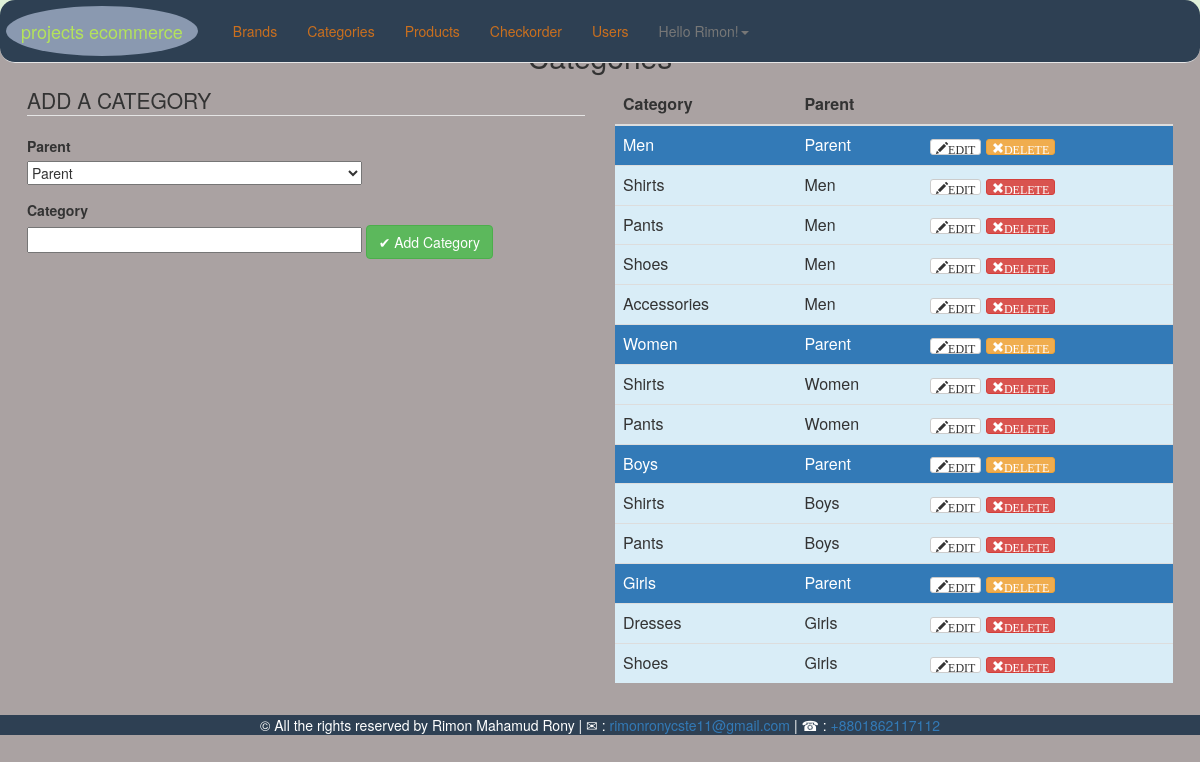
Screenshot of /admin/categories.php (signed in) with the database file from the repository.
### tables this page shows
CREATE TABLE `users` (
  `id` int(11) NOT NULL,
  `full_name` varchar(255) NOT NULL,
  `email` varchar(175) NOT NULL,
  `password` varchar(255) NOT NULL,
  `join_date` datetime NOT NULL DEFAULT CURRENT_TIMESTAMP,
  `last_login` datetime NOT NULL,
  `permissions` varchar(255) NOT NULL
);

CREATE TABLE `categories` (
  `id` int(11) NOT NULL,
  `category` varchar(255) NOT NULL,
  `parent` int(11) NOT NULL DEFAULT '0'
);

### helpers/helpers.php (called while the page is built, shortened)
  <?php
  function has_permission($permission = 'admin'){
    global $user_data;
    $permissions = explode(',' , $user_data['permissions']);
    if(in_array($permission,$permissions,true)){
      return true;
    }
    return false;
  }
?>

### admin/categories.php (the view, shortened to what this page needs)
<?php
	require_once $_SERVER['DOCUMENT_ROOT'].'/tutorial/core/init.php';
	include 'includes/head.php';
	include 'includes/navigation.php';
	$category = '';
	$post_parent = '';
			$display = display_errors($errors); ?>
<?php
		$category_value='';
		$parent_value=0;
	if (isset($_GET['edit'])) {
		$category_value = $edit_category['category'];
		$parent_value = $edit_category['parent'];
	}else{
		if (isset($_POST)) {
			$category_value = $category;
			$parent_value = $post_parent;
		}
	}
?>
<h2 class="text-center">Categories</h2>
<div class="row" style="margin: 1%;">
	<div class="col-md-6">
		<form class="form" action="categories.php<?=((isset($_GET['edit']))?'?edit='.$edit_id:'') ;?>" method="post">
			<legend><?=((isset($_GET['edit']))?'EDIT ':'ADD A ') ;?>CATEGORY</legend>
			<div class="form-group">
				<label for="parent">Parent</label>
				<br>
				<select class="from-control " name="parent" id="parent" style="width: 60%;">
					<option value="0"<?=(($parent_value == 0)?'selected="selected"':'');?>>Parent</option>
				</select>
			</div>
			<div class="form-group">
				<label for="category">Category</label>
				<br>
				<input type="text" class="from-control" id="category" name="category" value="<?=$category_value;?>" style="width: 60%;>
			</div>
			<div class="form-group">
				<input type="submit" value="<?=((isset($_GET['edit']))?'&#x25B6; Edit ':'&#10004; Add ') ;?>Category" class="btn btn-success">
			</div>
		</form>
	</div>
	<div class="col-md-6">
		<table class="table table-boardered">
			<thead>
				<th>Category</th><th>Parent</th><th></th>
			</thead>
			<tbody>
				<?php
				$sql = "SELECT *FROM categories WHERE parent = 0 ";
				$result = $db->query($sql);
				while($parent = mysqli_fetch_assoc($result)):
					$parent_id =(int)$parent['id'];
					$sql2 = "SELECT *FROM categories WHERE parent = '$parent_id' ";
					$cresult = $db->query($sql2);
				 ?>
					<tr class="bg-primary">
						<td><?=$parent['category'];  ?></td>
						<td>Parent</td>
						<td>
							<a href="categories.php?edit=<?=$parent['id'] ;?>" class="btn btn-xs btn-default"><span class="glyphicon glyphicon-pencil">EDIT</span></a>
							<a href="categories.php?delete=<?=$parent['id'] ;?>" class="btn btn-xs btn-warning"><span class="glyphicon glyphicon-remove">DELETE</span></a>
						</td>
					</tr>
					<?php while($child = mysqli_fetch_assoc($cresult)): ?>
						<tr class="bg-info">
						<td><?=$child['category'];  ?></td>
						<td><?=$parent['category']; ?></td>
						<td>
							<a href="categories.php?edit=<?=$child['id'] ;?>" class="btn btn-xs btn-default"><span class="glyphicon glyphicon-pencil">EDIT</span></a>
							<a href="categories.php?delete=<?=$child['id'] ;?>" class="btn btn-xs btn-danger"><span class="glyphicon glyphicon-remove">DELETE</span></a>
						</td>
					</tr>
					<?php endwhile; ?>
				<?php endwhile; ?>
			</tbody>
		</table>
	</div>
</div>
<?php include 'includes/footer.php'; ?>

### core/init.php (shortened to what this page needs)
<?php
	 $db = mysqli_connect('127.0.0.1','root','','tutorial');
	 require_once BASEURL.'helpers/helpers.php';
	 if (isset($_SESSION['SBUser'])) {
	 	$user_id = $_SESSION['SBUser'];
	 	$query = $db->query("SELECT *FROM users WHERE id ='$user_id' ");
	 	$user_data = mysqli_fetch_assoc($query);
	 	$fn = explode(' ',$user_data['full_name']);
	 	$user_data['first'] = $fn[0];
	 }
	 if (isset($_SESSION['success_flash'])) {
	 	echo'<div class="bg-success"><p class="text-success text-center">'.$_SESSION['success_flash'].'</p></div>';
	 }
?>

### admin/includes/head.php (shortened to what this page needs)
<!DOCTYPE HTML>
<html>
<head>
	<link rel="stylesheet" type="text/css" href="../css/bootstrap.min.css">
	<link rel="stylesheet" type="text/css" href="../css/main.css">
</head>
<body>

### admin/includes/navigation.php (shortened to what this page needs)
<nav class="navbar navbar-expand-lg navbar-default navbar-fixed-top bg-dark" style="background-color: #2e4053; padding: .5%;  border-radius: 15px; margin:0;">
	<div class="container-fluid">
    	<div class="navbar-header">
      		<a class="navbar-brand" href="index.php" style="background-color: #8a99b0; color: #b4e35b; border-radius: 55%; margin-right: 20px;">projects ecommerce</a>
    	</div>
    	<div class="collapse navbar-collapse" id="bs-example-navbar-collapse">
      		<ul class="nav navbar-nav">
            <li ><a href="brands.php" style="color: #ca6f1e;">Brands</a></li>
            <li ><a href="categories.php" style="color: #ca6f1e;">Categories</a></li>
            <li ><a href="products.php" style="color: #ca6f1e;">Products</a></li>
            <li ><a href="checkorder.php" style="color: #ca6f1e;">Checkorder</a></li>
            <?php if(has_permission('admin')): ?>
              <li ><a href="users.php" style="color: #ca6f1e;">Users</a></li>
            <?php endif; ?>
            <li class="dropdown">
                <a href="#" class="dropdown-toggole" data-toggle="dropdown">Hello <?=$user_data['first'];?>!<span class="caret"></span>
                </a>
            </li>
   		</div>
  </div>
</nav>

### admin/includes/footer.php (shortened to what this page needs)
<footer class="footer" id="footer" style="background-color: #2e4053; color:white; margin-bottom: 3px; text-align: center;">&copy; All the rights reserved by Rimon Mahamud Rony | &#x2709; : <a href="mailto:rimonronycste11@gmail.com">rimonronycste11@gmail.com</a> | &#9742; : <a href="tel:+8801862117112">+8801862117112</a> </footer>
</body>
</html>

### css/main.css (style rules this page uses)
body { padding-top: 0px; margin: 0; background-color: #aaa2a2; }
#footer { margin-bottom: -10px; }

### rows the page displays
users: full_name "Rimon"
categories: category "Men"
categories: category "Shirts"
categories: category "Pants"
categories: category "Shoes"
categories: category "Accessories"
categories: category "Women"
categories: category "Shirts"
categories: category "Pants"
categories: category "Boys"
categories: category "Shirts"
categories: category "Pants"
categories: category "Girls"
categories: category "Dresses"
categories: category "Shoes"
